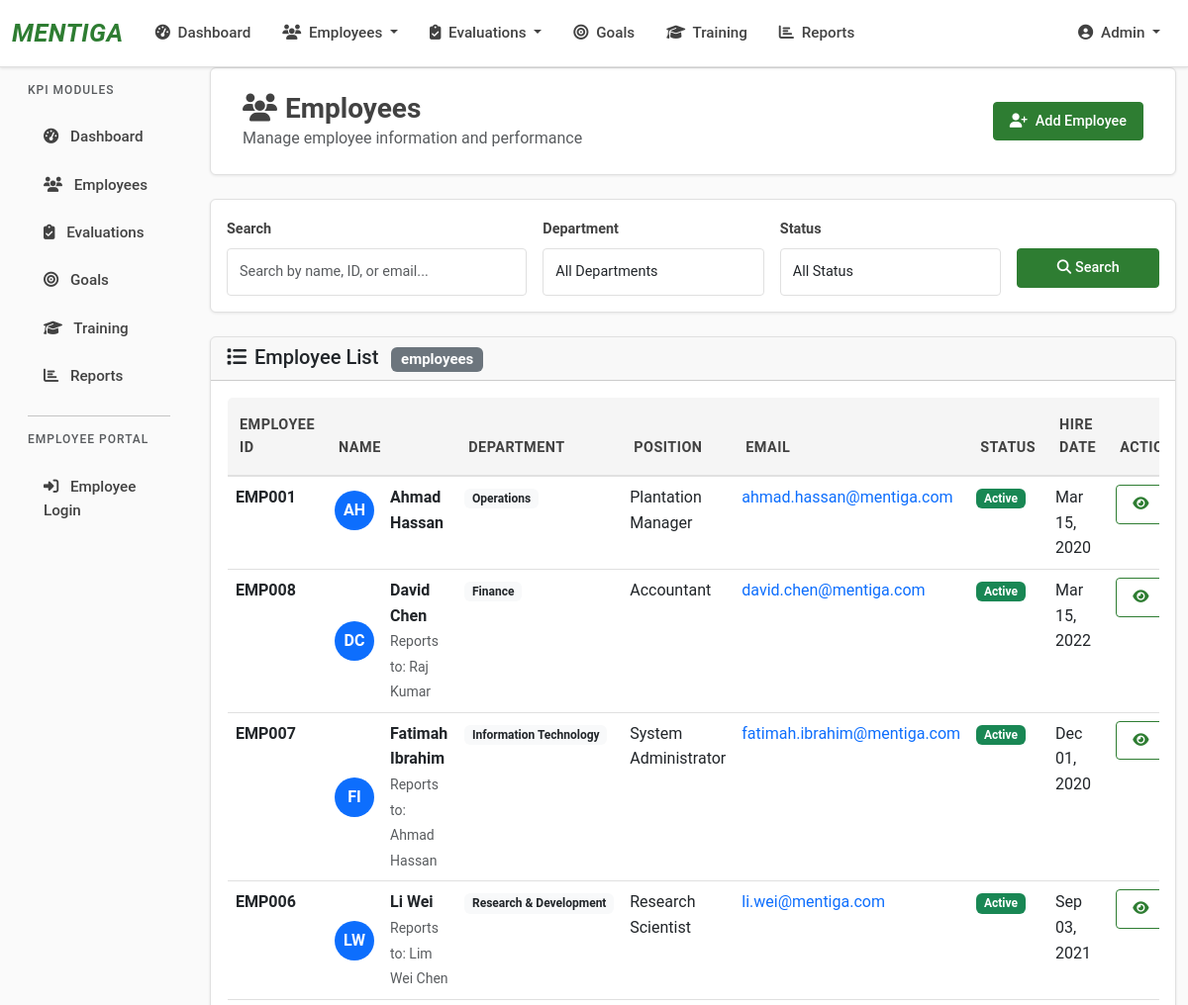
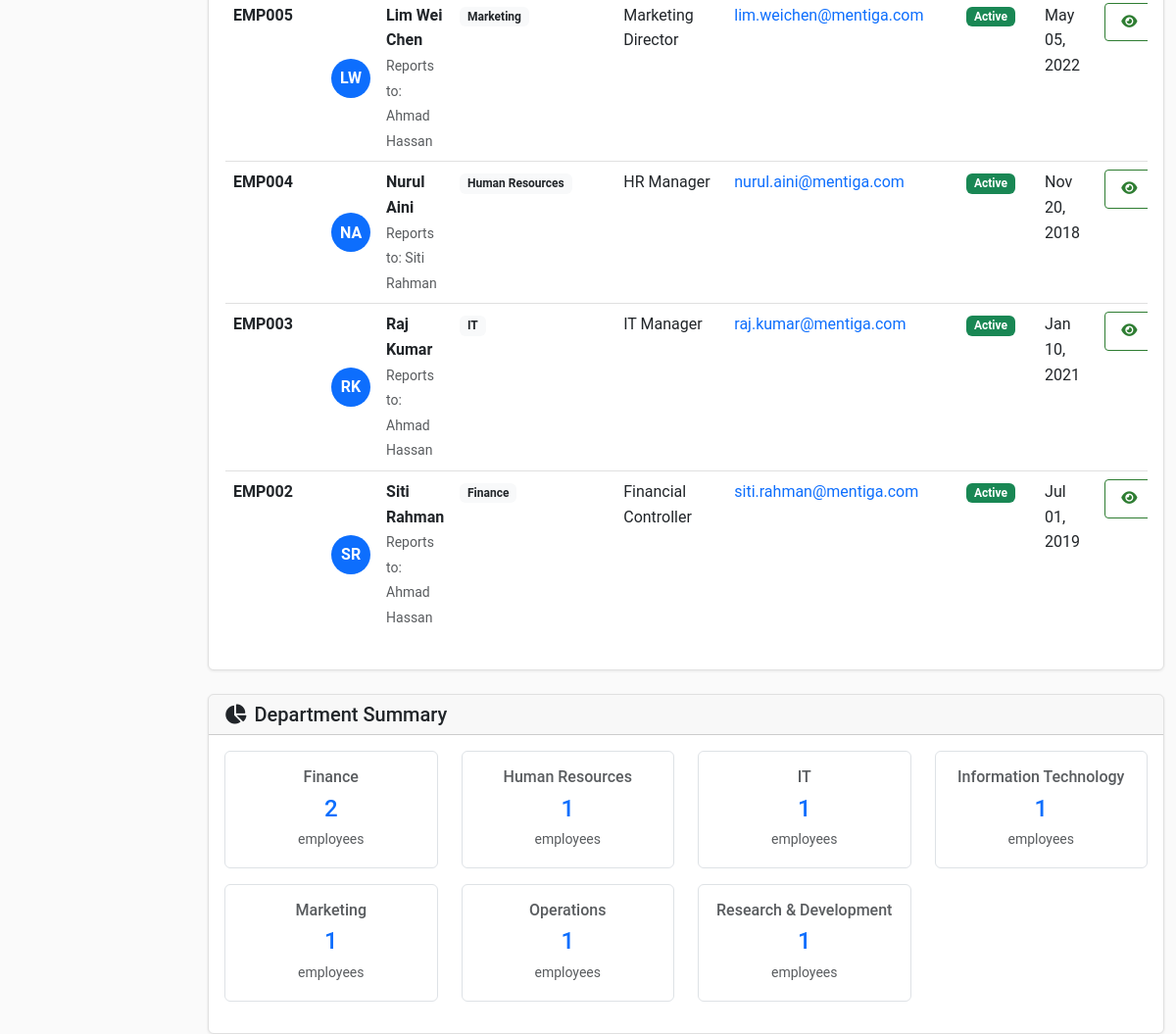
The page /employee/employees/ (signed in) on the database its author committed (2 pictures, top to bottom).
### KPI/models.py (models this page shows, shortened)
class Employee(models.Model):
    EMPLOYEE_STATUS = [
        ('active', 'Active'),
        ('inactive', 'Inactive'),
        ('terminated', 'Terminated'),
        ('probation', 'Probation'),
        ('contract', 'Contract'),
    ]
    GENDER_CHOICES = [
        ('M', 'Male'),
        ('F', 'Female'),
        ('O', 'Other'),
    ]
    user = models.OneToOneField(User, on_delete=models.CASCADE, null=True, blank=True)
    employee_id = models.CharField(max_length=20, unique=True)
    first_name = models.CharField(max_length=100)
    last_name = models.CharField(max_length=100)
    email = models.EmailField()
    phone = models.CharField(max_length=20, blank=True)
    department = models.ForeignKey(Department, on_delete=models.CASCADE)
    position = models.CharField(max_length=100)
    hire_date = models.DateField()
    status = models.CharField(max_length=20, choices=EMPLOYEE_STATUS, default='active')
    manager = models.ForeignKey('self', on_delete=models.SET_NULL, null=True, blank=True)
    gender = models.CharField(max_length=1, choices=GENDER_CHOICES, blank=True)
    date_of_birth = models.DateField(null=True, blank=True)
    address = models.TextField(blank=True)
    emergency_contact = models.CharField(max_length=100, blank=True)
    emergency_phone = models.CharField(max_length=20, blank=True)
    salary = models.DecimalField(max_digits=10, decimal_places=2, null=True, blank=True)
    created_at = models.DateTimeField(auto_now_add=True)
    @property
    def full_name(self):
        return f"{self.first_name} {self.last_name}"
    class Meta:
        ordering = ['first_name', 'last_name']

class Department(models.Model):
    name = models.CharField(max_length=100)
    description = models.TextField(blank=True)
    created_at = models.DateTimeField(auto_now_add=True)
    class Meta:
        ordering = ['name']

### KPI/views.py (the view, shortened to what this page needs)
# urls.py: path('employees/', views.employee_list, name='employee_list'),
@login_required
def employee_list(request):
    employees = Employee.objects.select_related('department', 'manager').all()
    search_query = request.GET.get('search', '')
    department_filter = request.GET.get('department', '')
    if department_filter:
        employees = employees.filter(department_id=department_filter)
    status_filter = request.GET.get('status', '')
    if status_filter:
        employees = employees.filter(status=status_filter)
    sort_by = request.GET.get('sort', 'first_name')
    if sort_by in ['first_name', 'last_name', 'employee_id', 'department', 'position', 'hire_date']:
        employees = employees.order_by(sort_by)
    paginator = Paginator(employees, 20)
    page_number = request.GET.get('page')
    page_obj = paginator.get_page(page_number)
    departments = Department.objects.all()
    context = {
        'employees': page_obj,
        'departments': departments,
        'search_query': search_query,
        'department_filter': department_filter,
        'status_filter': status_filter,
        'sort_by': sort_by,
    }
    return render(request, 'KPI/employee_list.html', context)

### KPI/templates/KPI/employee_list.html (shortened to what this page needs)
{% extends 'KPI/base.html' %}
{% block content %}
<div class="page-header">
    <div class="row align-items-center">
        <div class="col">
            <h1><i class="fas fa-users me-2"></i>Employees</h1>
            <p class="text-muted mb-0">Manage employee information and performance</p>
        </div>
        <div class="col-auto">
            <a href="{% url 'KPI:employee_create' %}" class="btn btn-primary">
                <i class="fas fa-user-plus me-2"></i>Add Employee
            </a>
        </div>
    </div>
</div>
<div class="card mb-4">
    <div class="card-body">
        <form method="get" class="row g-3">
            <div class="col-md-4">
                <label for="search" class="form-label">Search</label>
                <input type="text" class="form-control" id="search" name="search"
                       value="{{ search }}" placeholder="Search by name, ID, or email...">
            </div>
            <div class="col-md-3">
                <label for="department" class="form-label">Department</label>
                <select class="form-control" id="department" name="department">
                    <option value="">All Departments</option>
                </select>
            </div>
            <div class="col-md-3">
                <label for="status" class="form-label">Status</label>
                <select class="form-control" id="status" name="status">
                    <option value="">All Status</option>
                </select>
            </div>
            <div class="col-md-2">
                <label class="form-label">&nbsp;</label>
                <div class="d-grid">
                    <button type="submit" class="btn btn-primary">
                        <i class="fas fa-search me-1"></i>Search
                    </button>
                </div>
            </div>
        </form>
    </div>
</div>
<div class="card">
    <div class="card-header">
        <h5 class="mb-0">
            <i class="fas fa-list me-2"></i>Employee List
            <span class="badge bg-secondary ms-2">{{ employees.count }} employees</span>
        </h5>
    </div>
    <div class="card-body">
        {% if employees %}
            <div class="table-responsive">
                <table class="table table-hover">
                    <thead>
                        <tr>
                            <th>Employee ID</th>
                            <th>Name</th>
                            <th>Department</th>
                            <th>Position</th>
                            <th>Email</th>
                            <th>Status</th>
                            <th>Hire Date</th>
                            <th>Actions</th>
                        </tr>
                    </thead>
                    <tbody>
                        {% for employee in employees %}
                        <tr>
                            <td>
                                <strong>{{ employee.employee_id }}</strong>
                            </td>
                            <td>
                                <div class="d-flex align-items-center">
                                    <div class="avatar-sm me-3">
                                        <div class="bg-primary rounded-circle d-flex align-items-center justify-content-center"
                                             style="width: 40px; height: 40px;">
                                            <span class="text-white fw-bold">
                                                {{ employee.first_name|first }}{{ employee.last_name|first }}
                                            </span>
                                        </div>
                                    </div>
                                    <div>
                                        <div class="fw-bold">{{ employee.full_name }}</div>
                                        {% if employee.manager %}
                                            <small class="text-muted">Reports to: {{ employee.manager.full_name }}</small>
                                        {% endif %}
                                    </div>
                                </div>
                            </td>
                            <td>
                                <span class="badge bg-light text-dark">{{ employee.department.name }}</span>
                            </td>
                            <td>{{ employee.position }}</td>
                            <td>
                                <a href="mailto:{{ employee.email }}" class="text-decoration-none">
                                    {{ employee.email }}
                                </a>
                            </td>
                            <td>
                                {% if employee.status == 'active' %}
                                    <span class="badge bg-success">Active</span>
                                {% elif employee.status == 'inactive' %}
                                    <span class="badge bg-warning">Inactive</span>
                                {% else %}
                                    <span class="badge bg-danger">Terminated</span>
                                {% endif %}
                            </td>
                            <td>{{ employee.hire_date|date:"M d, Y" }}</td>
                            <td>
                                <div class="btn-group" role="group">
                                    <a href="{% url 'KPI:employee_detail' employee.id %}"
                                       class="btn btn-sm btn-outline-primary" title="View Details">
                                        <i class="fas fa-eye"></i>
                                    </a>
                                </div>
                            </td>
                        </tr>
                        {% endfor %}
                    </tbody>
                </table>
            </div>
        {% endif %}
    </div>
</div>
{% if departments %}
<div class="row mt-4">
    <div class="col-12">
        <div class="card">
            <div class="card-header">
                <h5 class="mb-0"><i class="fas fa-chart-pie me-2"></i>Department Summary</h5>
            </div>
            <div class="card-body">
                <div class="row">
                    {% for dept in departments %}
                    <div class="col-md-3 mb-3">
                        <div class="border rounded p-3 text-center">
                            <h6 class="text-muted mb-2">{{ dept.name }}</h6>
                            <h4 class="text-primary mb-1">{{ dept.employee_set.count }}</h4>
                            <small class="text-muted">employees</small>
                        </div>
                    </div>
                    {% endfor %}
                </div>
            </div>
        </div>
    </div>
</div>
{% endif %}
{% endblock %}

### KPI/templates/KPI/base.html (shortened to what this page needs)
<!DOCTYPE html>
<html lang="en">
<head>
    <link href="https://cdn.jsdelivr.net/npm/bootstrap@5.3.0/dist/css/bootstrap.min.css" rel="stylesheet">
    <link href="https://cdnjs.cloudflare.com/ajax/libs/font-awesome/6.4.0/css/all.min.css" rel="stylesheet">
</head>
<body>
    <nav class="navbar navbar-expand-lg navbar-light">
        <div class="container-fluid">
            <a class="navbar-brand" href="{% url 'KPI:dashboard' %}">
                MENTIGA
            </a>
            <div class="collapse navbar-collapse" id="navbarNav">
                <ul class="navbar-nav me-auto">
                    <li class="nav-item">
                        <a class="nav-link" href="{% url 'KPI:dashboard' %}">
                            <i class="fas fa-tachometer-alt me-1"></i> Dashboard
                        </a>
                    </li>
                    <li class="nav-item dropdown">
                        <a class="nav-link dropdown-toggle" href="#" role="button" data-bs-toggle="dropdown">
                            <i class="fas fa-users me-1"></i> Employees
                        </a>
                    </li>
                    <li class="nav-item dropdown">
                        <a class="nav-link dropdown-toggle" href="#" role="button" data-bs-toggle="dropdown">
                            <i class="fas fa-clipboard-check me-1"></i> Evaluations
                        </a>
                    </li>
                    <li class="nav-item">
                        <a class="nav-link" href="{% url 'KPI:goal_list' %}">
                            <i class="fas fa-bullseye me-1"></i> Goals
                        </a>
                    </li>
                    <li class="nav-item">
                        <a class="nav-link" href="{% url 'KPI:training_list' %}">
                            <i class="fas fa-graduation-cap me-1"></i> Training
                        </a>
                    </li>
                    <li class="nav-item">
                        <a class="nav-link" href="{% url 'KPI:reports' %}">
                            <i class="fas fa-chart-bar me-1"></i> Reports
                        </a>
                    </li>
                </ul>
                <ul class="navbar-nav">
                    <li class="nav-item dropdown">
                        <a class="nav-link dropdown-toggle" href="#" role="button" data-bs-toggle="dropdown">
                            <i class="fas fa-user-circle me-1"></i> Admin
                        </a>
                    </li>
                </ul>
            </div>
        </div>
    </nav>
    <div class="container-fluid">
        <div class="row">
            <div class="col-md-2 sidebar d-none d-md-block">
                <div class="p-3">
                    <h6 class="text-muted mb-3 text-uppercase" style="font-size: 0.75rem; letter-spacing: 1px;">KPI MODULES</h6>
                    <nav class="nav flex-column">
                        <a class="nav-link" href="{% url 'KPI:dashboard' %}">
                            <i class="fas fa-tachometer-alt me-2"></i> Dashboard
                        </a>
                        <a class="nav-link" href="{% url 'KPI:employee_list' %}">
                            <i class="fas fa-users me-2"></i> Employees
                        </a>
                        <a class="nav-link" href="{% url 'KPI:evaluation_list' %}">
                            <i class="fas fa-clipboard-check me-2"></i> Evaluations
                        </a>
                        <a class="nav-link" href="{% url 'KPI:goal_list' %}">
                            <i class="fas fa-bullseye me-2"></i> Goals
                        </a>
                        <a class="nav-link" href="{% url 'KPI:training_list' %}">
                            <i class="fas fa-graduation-cap me-2"></i> Training
                        </a>
                        <a class="nav-link" href="{% url 'KPI:reports' %}">
                            <i class="fas fa-chart-bar me-2"></i> Reports
                        </a>
                        <hr>
                        <h6 class="text-muted mb-3 text-uppercase" style="font-size: 0.75rem; letter-spacing: 1px;">EMPLOYEE PORTAL</h6>
                        <a class="nav-link" href="{% url 'KPI:employee_login' %}">
                            <i class="fas fa-sign-in-alt me-2"></i> Employee Login
                        </a>
                    </nav>
                </div>
            </div>
            <div class="col-md-10 main-content">
                {% block content %}{% endblock %}
            </div>
        </div>
    </div>
</body>
</html>

### rows shown on the page
Employee: employee_id "EMP001", first_name|first "A", last_name|first "H", full_name "Ahmad Hassan", department.name "Operations", position "Plantation Manager", email "ahmad.hassan@mentiga.com", status "Active", hire_date "Mar 15, 2020"
Employee: employee_id "EMP008", first_name|first "D", last_name|first "C", full_name "David Chen", manager.full_name "Raj Kumar", department.name "Finance", position "Accountant", email "david.chen@mentiga.com", status "Active", hire_date "Mar 15, 2022"
Employee: employee_id "EMP007", first_name|first "F", last_name|first "I", full_name "Fatimah Ibrahim", manager.full_name "Ahmad Hassan", department.name "Information Technology", position "System Administrator", email "fatimah.ibrahim@mentiga.com", status "Active", hire_date "Dec 01, 2020"
Employee: employee_id "EMP006", first_name|first "L", last_name|first "W", full_name "Li Wei", manager.full_name "Lim Wei Chen", department.name "Research & Development", position "Research Scientist", email "li.wei@mentiga.com", status "Active", hire_date "Sep 03, 2021"
Employee: employee_id "EMP005", first_name|first "L", last_name|first "W", full_name "Lim Wei Chen", manager.full_name "Ahmad Hassan", department.name "Marketing", position "Marketing Director", email "lim.weichen@mentiga.com", status "Active", hire_date "May 05, 2022"
Employee: employee_id "EMP004", first_name|first "N", last_name|first "A", full_name "Nurul Aini", manager.full_name "Siti Rahman", department.name "Human Resources", position "HR Manager", email "nurul.aini@mentiga.com", status "Active", hire_date "Nov 20, 2018"
Employee: employee_id "EMP003", first_name|first "R", last_name|first "K", full_name "Raj Kumar", manager.full_name "Ahmad Hassan", department.name "IT", position "IT Manager", email "raj.kumar@mentiga.com", status "Active", hire_date "Jan 10, 2021"
Employee: employee_id "EMP002", first_name|first "S", last_name|first "R", full_name "Siti Rahman", manager.full_name "Ahmad Hassan", department.name "Finance", position "Financial Controller", email "siti.rahman@mentiga.com", status "Active", hire_date "Jul 01, 2019"
Department: name "Finance", employee_set.count "2"
Department: name "Human Resources", employee_set.count "1"
Department: name "IT", employee_set.count "1"
Department: name "Information Technology", employee_set.count "1"
Department: name "Marketing", employee_set.count "1"
Department: name "Operations", employee_set.count "1"
Department: name "Research & Development", employee_set.count "1"
